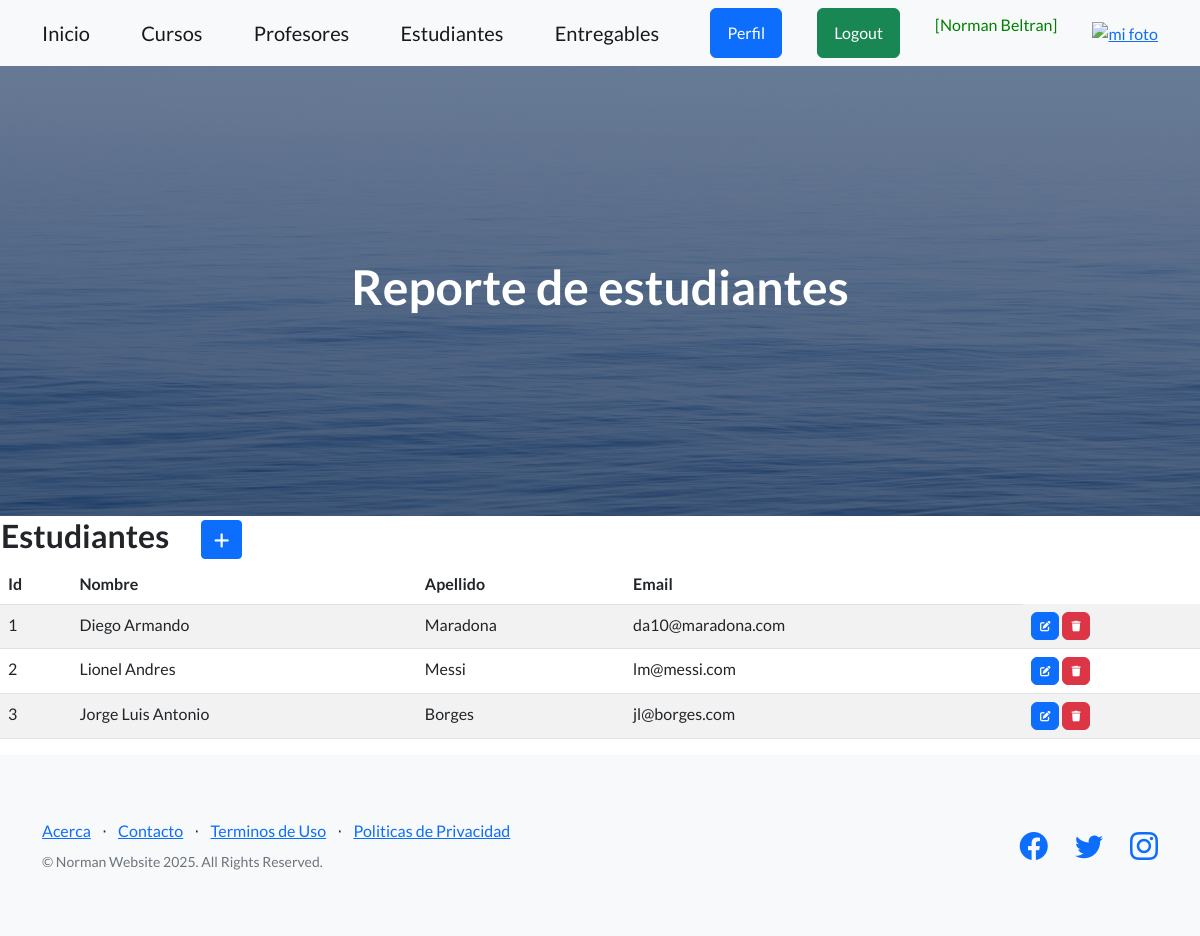
/app/estudiantes/ (signed in), run on the app's committed database.
### aplicacion/models.py (models this page shows, shortened)
class Estudiante(models.Model):
    nombre = models.CharField(max_length=50)
    apellido = models.CharField(max_length=50)
    email = models.EmailField()

### aplicacion/views.py (the view)
# urls.py: path("estudiantes/",  views.EstudianteList.as_view() , name="estudiantes"),
class EstudianteList(LoginRequiredMixin, ListView):
    model = Estudiante

### aplicacion/templates/aplicacion/estudiante_list.html (shortened to what this page needs)
{% extends 'aplicacion/index.html' %}
{% block titulo %}
<h1>Reporte de estudiantes</h1>
{% endblock titulo %}
{% block contenido %}
<table>
    <tr>
        <td width="200"><h2>Estudiantes</h2></td>
        <td>
            <a
            href="{% url 'estudianteCreate' %}"
            class="btn btn-primary btn-sm"
            >
            </a>
        </td>
    </tr>
</table>
<table class="table table-striped">
    <thead>
        <tr>
            <th>Id</th>
            <th>Nombre</th>
            <th>Apellido</th>
            <th>Email</th>
        </tr>
    </thead>
    <tbody>
    {% for e in estudiante_list  %}
        <tr>
            <td>{{ e.id }}</td>
            <td>{{ e.nombre }}</td>
            <td>{{ e.apellido }}</td>
            <td>{{ e.email }}</td>
            <td>
                <a
                  href="{% url 'estudianteUpdate' e.id %}"
                  class="btn btn-primary"
                  style="--bs-btn-padding-y: .25rem; --bs-btn-padding-x: .5rem; --bs-btn-font-size: .75rem;"
                  >
                </a>
                <a
                  href="{% url 'estudianteDelete' e.id %}"
                  class="btn btn-danger"
                  style="--bs-btn-padding-y: .25rem; --bs-btn-padding-x: .5rem; --bs-btn-font-size: .75rem;"
                  >
                </a>
            </td>
        </tr>
    {% endfor %}
    </tbody>
</table>
{% endblock contenido %}

### aplicacion/templates/aplicacion/index.html (shortened to what this page needs)
<!DOCTYPE html>
<html lang="en">
    <head>
        {% load static %}
        <link href="https://cdn.jsdelivr.net/npm/bootstrap-icons@1.5.0/font/bootstrap-icons.css" rel="stylesheet" type="text/css" />
        <link href="{% static 'css/styles.css' %}" rel="stylesheet" />
        <link rel="stylesheet" href="https://cdnjs.cloudflare.com/ajax/libs/font-awesome/6.4.0/css/all.min.css">
    </head>
    <body>
        <nav class="navbar navbar-light bg-light static-top">
            <div class="container">
                <a class="navbar-brand" href="">Inicio</a>
                <a class="navbar-brand" href="">Cursos</a>
                <a class="navbar-brand" href="{% url 'profesores' %}">Profesores</a>
                <a class="navbar-brand" href="{% url 'estudiantes' %}">Estudiantes</a>
                <a class="navbar-brand" href="">Entregables</a>
                {% if user.is_authenticated %}
                    <a class="btn btn-primary" href="{% url 'perfil' %}">Perfil</a>
                    <a class="btn btn-success" href="#" onclick="event.preventDefault(); document.getElementById('logout-form').submit();">Logout</a>
                    <p style="color:green"> [{{user.first_name}} {{user.last_name}}]</p>
                                    <div class="text-center">
                    <a href="{% url 'agregar_avatar' %}"><img src="{{ request.session.avatar }}" height="40px" weight="40px" alt="mi foto"></a>
                </div>
                {% else %}
                    <a class="btn btn-primary" href="{% url 'login' %}">Login</a>
                    <a class="btn btn-success" href="{% url 'registro' %}">Registrarse</a>
                {% endif %}
            </div>
        </nav>
        <header class="masthead">
            <div class="container position-relative">
                <div class="row justify-content-center">
                    <div class="col-xl-6">
                        <div class="text-center text-white">
                            {% block titulo %}{% endblock titulo %}
                        </div>
                    </div>
                </div>
            </div>
        </header>
        {% block contenido %}
        {% endblock contenido %}
        <footer class="footer bg-light">
            <div class="container">
                <div class="row">
                    <div class="col-lg-6 h-100 text-center text-lg-start my-auto">
                        <ul class="list-inline mb-2">
                            <li class="list-inline-item"><a href="">Acerca</a></li>
                            <li class="list-inline-item">⋅</li>
                            <li class="list-inline-item"><a href="#!">Contacto</a></li>
                            <li class="list-inline-item">⋅</li>
                            <li class="list-inline-item"><a href="#!">Terminos de Uso</a></li>
                            <li class="list-inline-item">⋅</li>
                            <li class="list-inline-item"><a href="#!">Politicas de Privacidad</a></li>
                        </ul>
                        <p class="text-muted small mb-4 mb-lg-0">&copy; Norman Website 2025. All Rights Reserved.</p>
                    </div>
                    <div class="col-lg-6 h-100 text-center text-lg-end my-auto">
                        <ul class="list-inline mb-0">
                            <li class="list-inline-item me-4">
                                <a href="#!"><i class="bi-facebook fs-3"></i></a>
                            </li>
                            <li class="list-inline-item me-4">
                                <a href="#!"><i class="bi-twitter fs-3"></i></a>
                            </li>
                            <li class="list-inline-item">
                                <a href="#!"><i class="bi-instagram fs-3"></i></a>
                            </li>
                        </ul>
                    </div>
                </div>
            </div>
        </footer>
    </body>
</html>

### data on the page
Estudiante: id "1", nombre "Diego Armando", apellido "Maradona", email "da10@maradona.com"
Estudiante: id "2", nombre "Lionel Andres", apellido "Messi", email "lm@messi.com"
Estudiante: id "3", nombre "Jorge Luis Antonio", apellido "Borges", email "jl@borges.com"

### other printed values
{{ user.first_name }} "Norman"
{{ user.last_name }} "Beltran"
